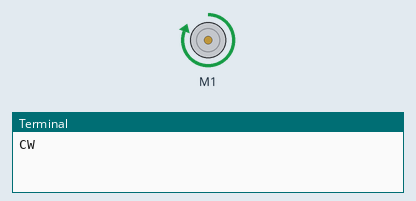
Recording of a program running on a simulated Raspberry Pi (BCM pin numbers). On the bench: DC motor (green arrow = forward, orange = backward, longer = faster), the last lines printed to the terminal.

Above: at 2.5 s.
At 12.5 s:
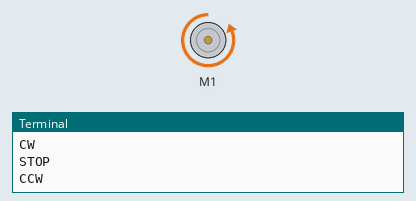
At 17.5 s:
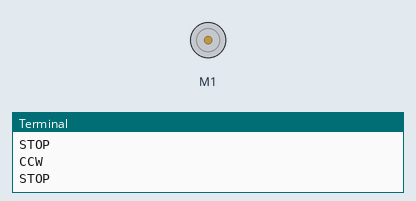
Timing chart, 0 to 26.0 s (numbered marks = the images above):
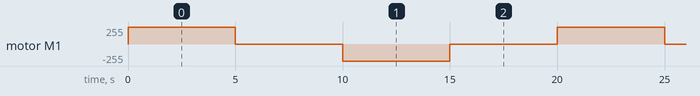

The program:

motor.py
```python
from gpiozero import Motor
from time import sleep

motor = Motor(forward=17,backward=27,enable=22)

try:
    actions = {'CW':motor.forward, 'CCW':motor.backward, 'STOP':motor.stop}

    while True:
        for action in ['CW','STOP','CCW','STOP']:
            actions[action]()
            print(f'{action}')
            sleep(5)
except KeyboardInterrupt:
    print('Existing...')
finally:
    pass
```

Measured:
- by itself, motor M1: repeats every 20.0 s: stopped 5.0 s, backward 255/255 5.0 s, stopped 5.0 s, forward 255/255 5.0 s
